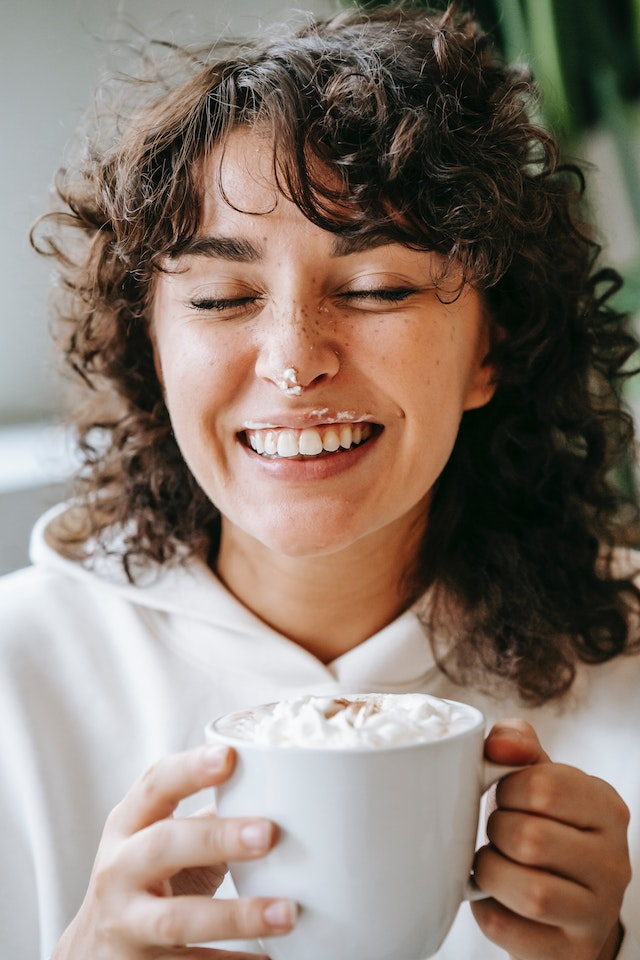
#> input picture Haar_Cascade/media/smile.jpg, 640 x 960 px
$ python smile_cascade.py
#> lines starting #> are read from the running program, lines starting #| are printed output that depends on the picture
# Import the OpenCV library
import cv2

# Load the image
img = cv2.imread('media/smile.jpg')
#> img is the input picture: shape (960, 640, 3); mean B, G, R 113.7, 123.8, 138.4

# Resize the image
# This will reduce the size of the image, which will make face detection faster.
down = 0.4
img = cv2.resize(img, None, fx=down, fy=down, interpolation=cv2.INTER_LINEAR_EXACT)
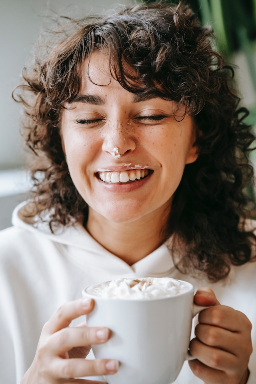
#> img: shape (384, 256, 3); mean B, G, R 113.7, 123.9, 138.5

# Convert the image to grayscale
# This is necessary for face detection.
gray = cv2.cvtColor(img, cv2.COLOR_BGR2GRAY)
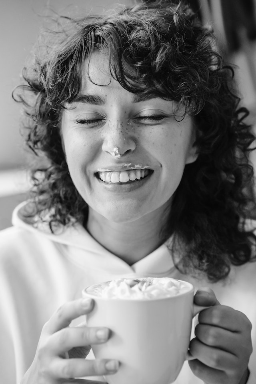
#> gray: shape (384, 256); min 3, max 251, mean 127.1

# Load the cascade classifiers for face and eye detection
# These are XML files that contain the trained parameters for face and eye detection.
#> (the run stopped early here; a loop or call above may not have finished)

$ run again, with Haar_Cascade/media/face.jpg copied over Haar_Cascade/media/smile.jpg
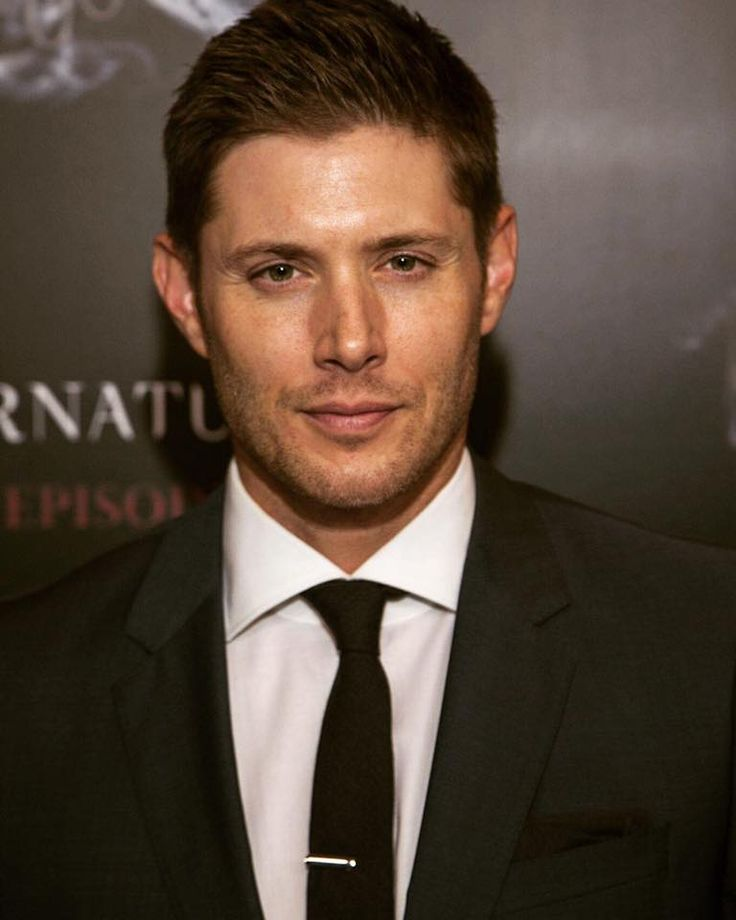
#> input picture Haar_Cascade/media/face.jpg, 736 x 920 px
#> img is the input picture: shape (920, 736, 3); mean B, G, R 56.8, 69.9, 85.9
#> img: shape (368, 294, 3)
#> `gray = cv2.cvtColor(img, cv2.COLOR_BGR2GRAY)`:
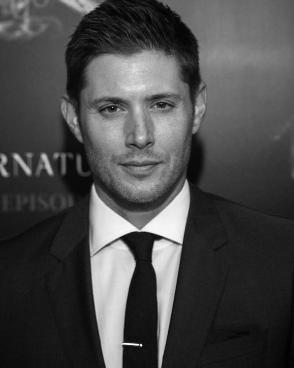
#> gray: shape (368, 294); min 1, max 252, mean 73.2

$ run again, with Haar_Cascade/media/face2.jpeg copied over Haar_Cascade/media/smile.jpg
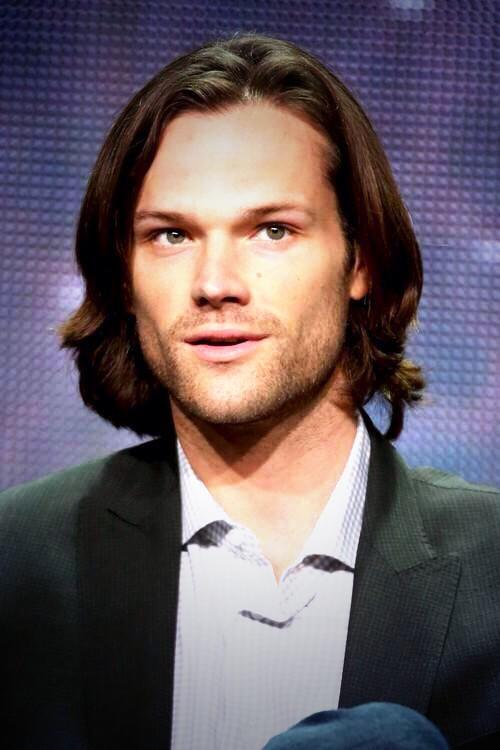
#> input picture Haar_Cascade/media/face2.jpeg, 500 x 750 px
#> img is the input picture: shape (750, 500, 3); mean B, G, R 96.6, 90.1, 102.2
#> img: shape (300, 200, 3)
#> `gray = cv2.cvtColor(img, cv2.COLOR_BGR2GRAY)`:
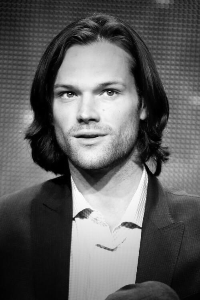
#> gray: shape (300, 200); min 0, max 253, mean 94.5
